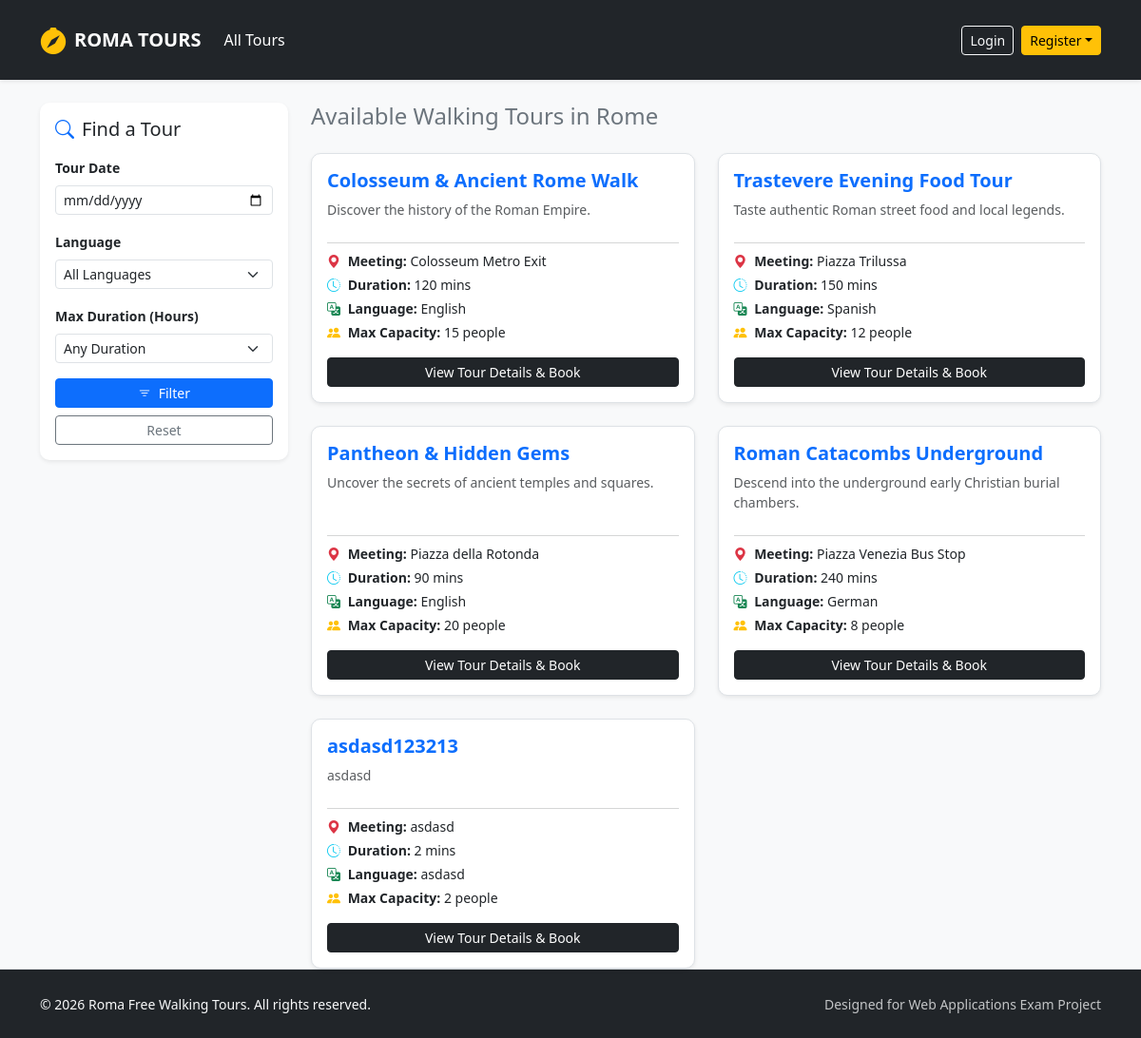
The page / on the database its author committed.
### tables this page shows
CREATE TABLE tours (
            id INTEGER PRIMARY KEY AUTOINCREMENT,
            guide_id INTEGER NOT NULL,
            title TEXT NOT NULL,
            meeting_point TEXT NOT NULL,
            duration INTEGER NOT NULL,
            language TEXT NOT NULL,
            max_participants INTEGER NOT NULL,
            description TEXT NOT NULL,
            stops TEXT NOT NULL,
            photos TEXT NOT NULL,
            FOREIGN KEY (guide_id) REFERENCES users(id) ON DELETE CASCADE
        );

### app.py (the view)
@app.route("/")
def home():
    lang = request.args.get("language")
    duration = request.args.get("duration")
    date_input = request.args.get("date")
    day_name = None
    if date_input:
        try:
            day_name = datetime.strptime(date_input, "%Y-%m-%d").strftime("%A")
        except ValueError:
            flash("Invalid date format.", "danger")
    tours = search_tours(day_name, duration, lang)
    return render_template("index.html", tours=tours)

### dao/tours_dao.py (called while the page is built)
def search_tours(p_date_name=None, p_duration=None, p_lang=None):
    conn = sqlite3.connect("roma_tours.db")
    conn.row_factory = sqlite3.Row
    cursor = conn.cursor()
    query = "SELECT DISTINCT t.* FROM tours t LEFT JOIN tour_schedule ts ON t.id = ts.tour_id WHERE 1=1"
    params = []
    if p_lang:
        query += " AND t.language = ?"
        params.append(p_lang)
    if p_duration:
        query += " AND t.duration <= ?"
        params.append(int(p_duration))
    if p_date_name:
        query += " AND ts.day_of_week = ?"
        params.append(p_date_name)
    cursor.execute(query, params)
    tours = cursor.fetchall()
    cursor.close()
    conn.close()
    return tours

### templates/index.html (shortened to what this page needs)
{% extends 'base.html' %}
{% block content %}
<aside class="col-12 col-md-4 col-lg-3">
  <div class="card shadow-sm mb-4">
    <div class="card-body">
      <h5 class="card-title mb-3"><i class="bi bi-search text-primary me-2"></i>Find a Tour</h5>
      <form action="{{ url_for('home') }}" method="GET">
        <div class="mb-3">
          <label for="date" class="form-label small fw-bold">Tour Date</label>
          <input type="date" class="form-control form-control-sm" id="date" name="date" value="{{ request.args.get('date', '') }}">
        </div>
        <div class="mb-3">
          <label for="language" class="form-label small fw-bold">Language</label>
          <select class="form-select form-select-sm" id="language" name="language">
            <option value="">All Languages</option>
          </select>
        </div>
        <div class="mb-3">
          <label for="duration" class="form-label small fw-bold">Max Duration (Hours)</label>
          <select class="form-select form-select-sm" id="duration" name="duration">
            <option value="">Any Duration</option>
          </select>
        </div>
        <div class="d-grid gap-2">
          <button type="submit" class="btn btn-primary btn-sm"><i class="bi bi-filter me-1"></i> Filter</button>
          <a href="{{ url_for('home') }}" class="btn btn-outline-secondary btn-sm text-center">Reset</a>
        </div>
      </form>
    </div>
  </div>
</aside>
<section class="col-12 col-md-8 col-lg-9">
  <h4 class="mb-4 text-secondary">Available Walking Tours in Rome</h4>
  <div class="row row-cols-1 row-cols-md-2 g-4">
    {% for tour in tours %}
    <div class="col">
      <div class="card h-100 shadow-sm border">
        <div class="card-body d-flex flex-column">
          <h5 class="card-title text-primary fw-bold mb-2">{{ tour.title }}</h5>
          <p class="card-text text-muted small flex-grow-1">{{ tour.description }}</p>
          <hr class="text-muted my-2">
          <div class="small mb-3">
            <div class="mb-1"><strong><i class="bi bi-geo-alt-fill text-danger me-1"></i> Meeting:</strong> {{ tour.meeting_point }}</div>
            <div class="mb-1"><strong><i class="bi bi-clock-history text-info me-1"></i> Duration:</strong> {{ tour.duration }} mins</div>
            <div class="mb-1"><strong><i class="bi bi-translate text-success me-1"></i> Language:</strong> {{ tour.language }}</div>
            <div><strong><i class="bi bi-people-fill text-warning me-1"></i> Max Capacity:</strong> {{ tour.max_participants }} people</div>
          </div>
          <a href="{{ url_for('participant.tour_detail', tour_id=tour.id) }}" class="btn btn-dark btn-sm mt-auto w-100">View Tour Details & Book</a>
        </div>
      </div>
    </div>
    {% endfor %}
  </div>
</section>
{% endblock %}

### templates/base.html (shortened to what this page needs)
<!DOCTYPE html>
<html lang="en">
<head>
  <link href="https://cdn.jsdelivr.net/npm/bootstrap@5.3.2/dist/css/bootstrap.min.css" rel="stylesheet">
  <link rel="stylesheet" href="https://cdn.jsdelivr.net/npm/bootstrap-icons@1.11.3/font/bootstrap-icons.min.css">
  <link rel="stylesheet" href="{{ url_for('static', filename='css/styles.css') }}">
</head>
<body class="d-flex flex-column min-vh-100">
  <nav class="navbar navbar-expand-lg navbar-dark bg-dark shadow-sm py-3 mb-4">
    <div class="container">
      <a class="navbar-brand d-flex align-items-center fw-bold text-uppercase tracking-wider" href="{{ url_for('roma_tours') }}">
        <i class="bi bi-compass-fill me-2 text-warning fs-3"></i> Roma Tours
      </a>
      <div class="collapse navbar-collapse" id="mainNav">
        <ul class="navbar-nav me-auto mb-2 mb-lg-0">
          <li class="nav-item">
            <a class="nav-link {% if request.endpoint == 'home' %}active{% endif %}" href="{{ url_for('home') }}">All Tours</a>
          </li>
        </ul>
        <div class="d-flex align-items-center gap-2">
          {% if current_user.is_authenticated %}
            <span class="text-light me-2 small">
              <i class="bi bi-person-circle me-1 text-warning"></i> {{ current_user.name }}
            </span>
            {% if current_user.role == 'administrator' %}
              <a href="{{ url_for('auth.profile_admin') }}" class="btn btn-outline-warning btn-sm">Admin Dashboard</a>
            {% elif current_user.role == 'guide' %}
              <a href="{{ url_for('auth.profile_guide') }}" class="btn btn-outline-warning btn-sm">Guide Profile</a>
            {% else %}
              <a href="{{ url_for('auth.profile_participant') }}" class="btn btn-outline-warning btn-sm">My Bookings</a>
            {% endif %}
            <a href="{{ url_for('auth.logout') }}" class="btn btn-danger btn-sm">Logout</a>
          {% else %}
            <a href="{{ url_for('auth.login') }}" class="btn btn-outline-light btn-sm">Login</a>
            <div class="dropdown">
              <button class="btn btn-warning btn-sm dropdown-toggle" type="button" data-bs-toggle="dropdown">Register</button>
            </div>
          {% endif %}
        </div>
      </div>
    </div>
  </nav>
  <div class="container flex-grow-1">
    <div class="row g-4">
      {% block content %}
      {% endblock %}
    </div>
  </div>
  <footer class="mt-auto border-top bg-dark text-light">
    <div class="container py-4">
      <div class="row align-items-center">
        <div class="col-12 col-md-6 text-center text-md-start">
          <span class="small">© 2026 Roma Free Walking Tours. All rights reserved.</span>
        </div>
        <div class="col-12 col-md-6 text-center text-md-end mt-2 mt-md-0">
          <span class="small opacity-75">Designed for Web Applications Exam Project</span>
        </div>
      </div>
    </div>
  </footer>
</body>
</html>

### static/css/styles.css (style rules this page uses)
body { background-color: #f8f9fa; font-family: 'Segoe UI', Tahoma, Geneva, Verdana, sans-serif; }
.card { border: none; border-radius: 10px; transition: transform 0.2s ease, box-shadow 0.2s ease; }
footer { background-color: #ffffff; }

### rows shown on the page
tours: title "Colosseum & Ancient Rome Walk", description "Discover the history of the Roman Empire.", meeting_point "Colosseum Metro Exit", duration "120", language "English", max_participants "15"
tours: title "Trastevere Evening Food Tour", description "Taste authentic Roman street food and local legends.", meeting_point "Piazza Trilussa", duration "150", language "Spanish", max_participants "12"
tours: title "Pantheon & Hidden Gems", description "Uncover the secrets of ancient temples and squares.", meeting_point "Piazza della Rotonda", duration "90", language "English", max_participants "20"
tours: title "Roman Catacombs Underground", description "Descend into the underground early Christian burial chambers.", meeting_point "Piazza Venezia Bus Stop", duration "240", language "German", max_participants "8"
tours: title "asdasd123213", description "asdasd", meeting_point "asdasd", duration "2", language "asdasd", max_participants "2"
